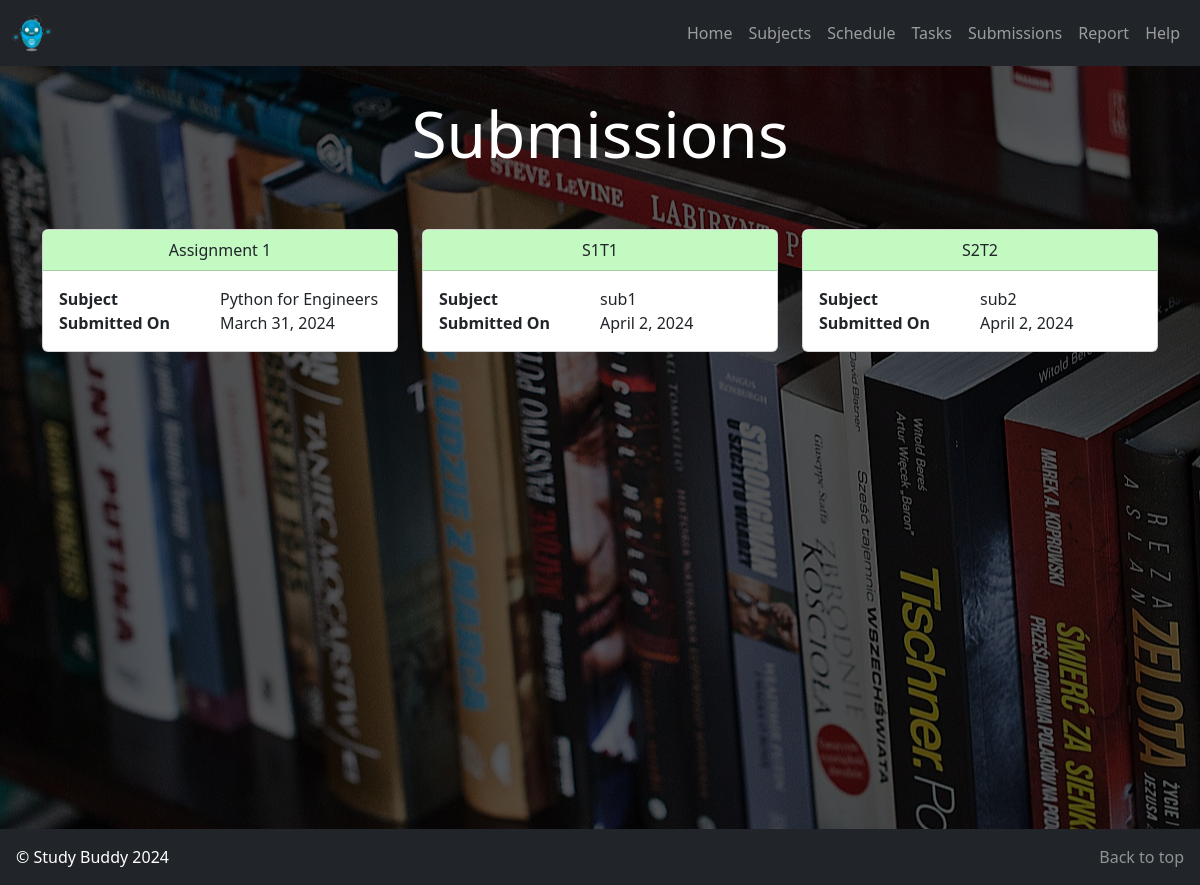
Screenshot of /submissions with the database file from the repository.
### Study_Buddy_App/models.py (models this page shows, shortened)
class Submission(models.Model):
    id = models.AutoField(primary_key=True)
    task_name = models.CharField(max_length=100)
    subject = models.ForeignKey(Subject, on_delete=models.CASCADE)
    date = models.DateField()

class Subject(models.Model):
    id = models.AutoField(primary_key=True)
    name = models.CharField(max_length=100)
    description = models.TextField()

### Study_Buddy_App/views.py (the view)
# urls.py: path('submissions', views.submissions, name='submissions'),
def submissions(request):
    submissions = Submission.objects.all()
    context = {'submissions': submissions}
    return render(request, 'Study_Buddy_App/submissions.html', context)

### templates/Study_Buddy_App/submissions.html
{% extends 'Study_Buddy_App/base.html' %}
{% load static %}
{% block content %}
    <header>
        <div class="container h-100 mt-5 py-5">
            <div class="d-flex h-100 text-center align-items-center">
                <div class="w-100">
                    <h1 class="display-3" class="text-dark">
                        Submissions
                    </h1>
                </div>
            </div>
        </div>
    </header>
    <main class="">
        <div class="container">
            <div class="row">
              {% for submission in submissions %}
                  <div class="col-md-4">
                    <div class="card mb-3">
                        <div class="card-header card-header-green text-center">
                            {{ submission.task_name }}
                        </div>
                        <div class="card-body" style="display: grid; grid-template-columns: repeat(2, 1fr);">
                            <div>
                                <strong>Subject</strong>
                            </div>
                            <div>
                                {{ submission.subject.name }}
                            </div>
                            <div>
                                <strong>Submitted On</strong>
                            </div>
                            <div>
                                {{ submission.date }}
                            </div>
                        </div>
                    </div>
                  </div>
              {% endfor %}
            </div>
          </div>
    </main>
{% endblock content %}

### templates/Study_Buddy_App/base.html (shortened to what this page needs)
<!DOCTYPE html>
{% load static %}
<html lang="en">
  <head>
    <link href="https://cdn.jsdelivr.net/npm/bootstrap@5.3.3/dist/css/bootstrap.min.css" rel="stylesheet">
    <link rel="stylesheet" href="{% static 'css/style.css' %}" />
  </head>
  <body>
    <nav class="navbar navbar-expand-lg navbar-dark bg-dark fixed-top">
      <div class="container-fluid">
        <a class="navbar-brand" href="{% url 'home' %}">
          <img src="{% static 'images/Study_Buddy_Logo.png' %}" width="40" height="40" class="d-inline-block align-top" alt="">
        </a>
        <div class="collapse navbar-collapse" id="navbarNav">
          <ul class="navbar-nav ms-auto">
            <li class="nav-item">
              <a class="nav-link" href="{% url 'home' %}">Home</a>
            </li>
            <li class="nav-item">
              <a class="nav-link" href="{% url 'subjects' %}">Subjects</a>
            </li>
            <li class="nav-item">
              <a class="nav-link" href="{% url 'schedule' %}">Schedule</a>
            </li>
            <li class="nav-item">
              <a class="nav-link" href="{% url 'tasks' %}">Tasks</a>
            </li>
            <li class="nav-item">
              <a class="nav-link" href="{% url 'submissions' %}">Submissions</a>
            </li>
            <li class="nav-item">
              <a class="nav-link" href="{% url 'report' %}">Report</a>
            </li>
            <li class="nav-item">
              <a class="nav-link" href="{% url 'help' %}">Help</a>
            </li>
          </ul>
        </div>
      </div>
    </nav>
    <div class="overlay">
    </div>
    <img class="background-image" src="{% static 'images/subject.jpg' %}" alt="">
    {% block content %}
    {% endblock content %}
    <footer class="d-flex justify-content-between align-items-center bg-dark p-3">
      <p class="m-0">
        &copy; Study Buddy 2024
      </p>
      <p class="m-0">
        <a href="#">Back to top</a>
      </p>
    </footer>
  </body>
</html>

### static/css/style.css (style rules this page uses)
html, body { width: 100%; height: 100%; margin: 0, auto; color: white; }
p { color: white; }
header { position: relative; width: 100%; overflow: hidden; }
.background-image { position: fixed; top: 50%; left: 50%; min-width: 100%; min-height: 100%; width: auto; height: auto; z-index: -2; -ms-transform: translateX(-50%) translateY(-50%); -webkit-transform: translateX(-50%) translateY(-50%); -mos-transform: translateX(-50%) translateY(-50%); transform: translateX(-50%) translateY(-50%); }
.container { position: relative; z-index: 2; }
.overlay { position: fixed; top: 0; left: 0; height: 100%; width: 100%; background-color: black; opacity: 0.65; z-index: -1; }
footer a { text-decoration: none; color: rgba(255,255,255,.5); }
main { min-height: 75vh; }
.card-header-green { background-color: rgb(194, 250, 194); }

### rows the page displays
Submission: task_name "Assignment 1", subject.name "Python for Engineers", date "March 31, 2024"
Submission: task_name "S1T1", subject.name "sub1", date "April 2, 2024"
Submission: task_name "S2T2", subject.name "sub2", date "April 2, 2024"
